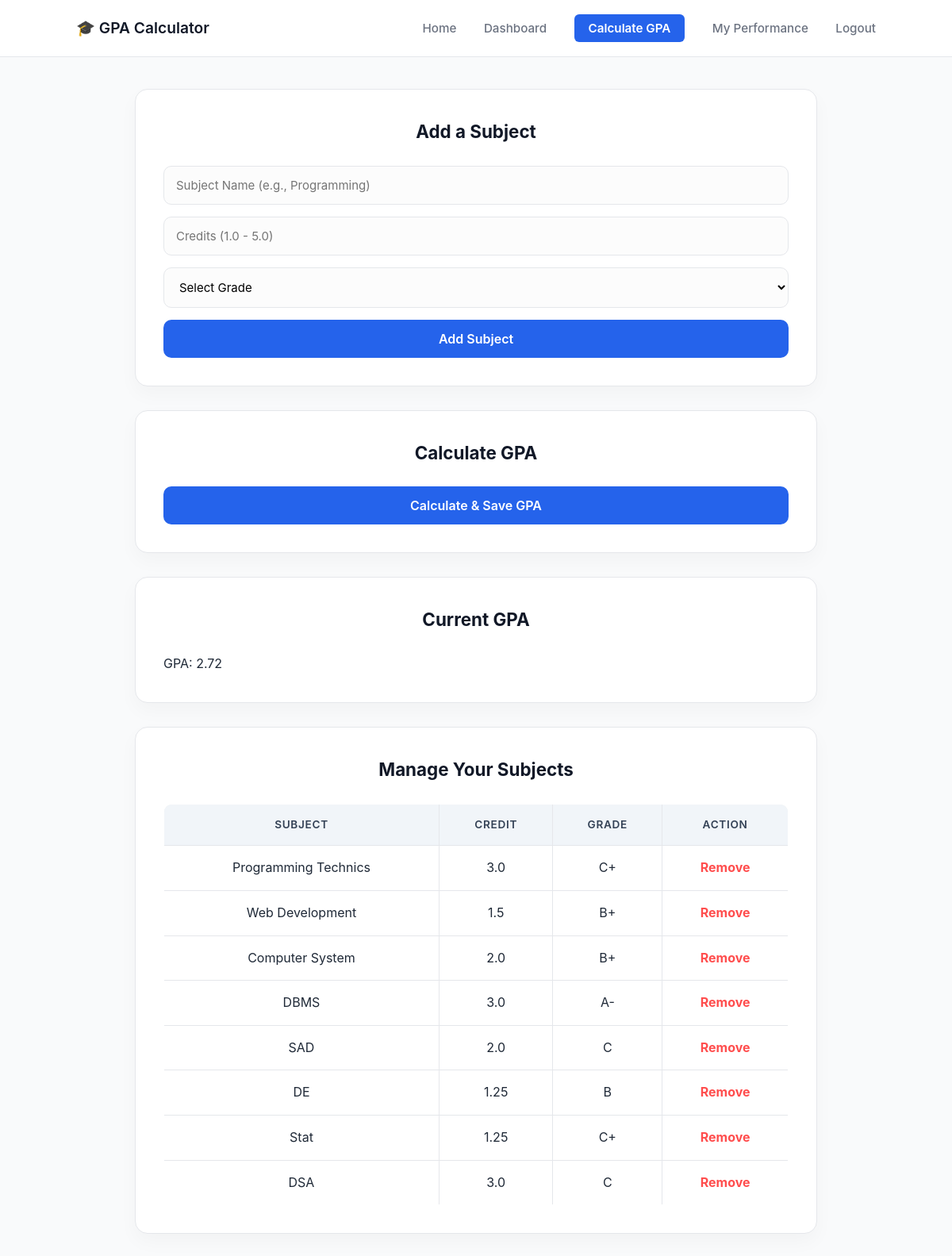
The page /gpa_calculator (signed in) on the database its author committed.
### tables this page shows
CREATE TABLE subjects (
            id INTEGER PRIMARY KEY AUTOINCREMENT,
            user_id INTEGER NOT NULL,
            subject_name TEXT NOT NULL,
            credit REAL NOT NULL,
            grade TEXT NOT NULL,
            FOREIGN KEY(user_id) REFERENCES users(id)
        );

### app.py (the view)
@app.route("/gpa_calculator", methods=["GET", "POST"])
def gpa_calculator_route():
    if "user_id" not in session:
        return redirect(url_for("login"))
    db = get_db()
    rows = db.execute(
        "SELECT id, subject_name, credit, grade FROM subjects WHERE user_id=?",
        (session["user_id"],)
    ).fetchall()
    subjects_list = [dict(row) for row in rows]
    gpa, total_credits, weak_count = calculate_gpa(subjects_list)
    if request.method == "POST":
        db.execute("UPDATE users SET gpa=? WHERE id=?", (gpa, session["user_id"]))
        db.commit()
        db.close()
        flash(f"GPA saved: {gpa}", "success")
        return redirect(url_for("gpa_calculator_route"))
    db.close()
    return render_template("gpa_calculator.html", gpa=gpa, subjects=subjects_list)

### app.py (called while the page is built)
def get_db():
    conn = sqlite3.connect(DB_FILE)
    conn.row_factory = sqlite3.Row
    return conn

def calculate_gpa(subjects):
    grade_points = {
        "A+": 4.0, "A": 4.0, "A-": 3.7,
        "B+": 3.3, "B": 3.0, "B-": 2.7,
        "C+": 2.3, "C": 2.0, "C-": 1.7,  # Added comma and C-
        "D": 1.0, "F": 0.0
    }
    total_points = 0
    total_credits = 0
    weak_count = 0
    for s in subjects:
        credit = float(s["credit"])
        gp = grade_points.get(s["grade"], 0)
        total_points += gp * credit
        total_credits += credit
        if s["grade"] in ["D", "F"]:
            weak_count += 1
    gpa = round(total_points / total_credits, 2) if total_credits else 0
    return gpa, total_credits, weak_count

### templates/gpa_calculator.html (shortened to what this page needs)
<!DOCTYPE html>
<html lang="en">
<head>
    <link rel="stylesheet" href="{{ url_for('static', filename='css/gpa_calculator.css') }}">
</head>
<body>
<header>
    <h1>🎓 GPA Calculator</h1>
    <nav>
        <a href="{{ url_for('home') }}">Home</a>
        <a href="{{ url_for('dashboard') }}">Dashboard</a>
        <a href="{{ url_for('gpa_calculator_route') }}"class=highlight>Calculate GPA</a>
        <a href="{{ url_for('student_dashboard') }}">My Performance</a>
        <a href="{{ url_for('home') }}">Logout</a>
    </nav>
</header>
<div class="container">
    <div class="card">
        <h3>Add a Subject</h3>
        <form method="POST" action="{{ url_for('add_subject') }}">
            <input type="text" name="subject_name" placeholder="Subject Name (e.g., Programming)" required>
            <input type="number" name="credit" placeholder="Credits (1.0 - 5.0)" min="1" max="5" step="0.25" required>
            <select name="grade" required>
                <option value="">Select Grade</option>
            </select>
            <button type="submit">Add Subject</button>
        </form>
    </div>
    <div class="card">
        <h3>Calculate GPA</h3>
        <form method="POST" action="{{ url_for('gpa_calculator_route') }}">
            <button type="submit">Calculate & Save GPA</button>
        </form>
    </div>
    <div class="card">
        <h3>Current GPA</h3>
        <p>GPA: {{ gpa if gpa is defined else 0.00 }}</p>
    </div>
    <div class="card">
    <h3>Manage Your Subjects</h3>
    <table border="1" style="width:100%; border-collapse: collapse; margin-top: 15px;">
        <thead>
            <tr style="background-color: #f2f2f2;">
                <th>Subject</th>
                <th>Credit</th>
                <th>Grade</th>
                <th>Action</th>
            </tr>
        </thead>
        <tbody>
            {% for s in subjects %}
            <tr>
                <td>{{ s.subject_name }}</td>
                <td>{{ s.credit }}</td>
                <td>{{ s.grade }}</td>
                <td style="text-align: center;">
                    <a href="{{ url_for('delete_subject', subject_id=s.id) }}"
                       style="color: #ff4d4d; font-weight: bold; text-decoration: none;"
                       onclick="return confirm('Are you sure you want to remove this subject?')">
                       Remove
                    </a>
                </td>
            </tr>
            {% endfor %}
        </tbody>
    </table>
</div>
</div>
</body>
</html>

### static/css/gpa_calculator.css (style rules this page uses)
:root { --primary: #111827; --accent: #2563eb; --background: #f9fafb; --card-bg: #ffffff; --text: #1f2937; --muted: #6b7280; --border: #e5e7eb; --success: #10b981; --danger: #ef4444; --slate: #334155; }
* { margin: 0; padding: 0; box-sizing: border-box; font-family: 'Inter', 'Roboto', sans-serif; }
body { background-color: var(--background); color: var(--text); line-height: 1.6; }
header { background: white; padding: 20px 8%; display: flex; justify-content: space-between; align-items: center; border-bottom: 1px solid var(--border); position: sticky; top: 0; z-index: 1000; }
header h1 { font-size: 1.2rem; font-weight: 600; color: var(--primary); }
nav a { margin-left: 30px; font-size: 0.95rem; color: var(--muted); font-weight: 500; text-decoration: none; }
nav a.highlight { background: var(--accent); color: #fff; padding: 8px 18px; border-radius: 6px; font-weight: 600; }
.container { padding: 40px 20px; max-width: 900px; margin: auto; }
.card { background-color: var(--card-bg); padding: 35px; border-radius: 16px; border: 1px solid var(--border); box-shadow: 0 10px 25px rgba(0,0,0,0.03); margin-bottom: 30px; }
.card h3 { color: var(--primary); margin-bottom: 25px; text-align: center; font-size: 1.4rem; }
form input, form select { width: 100%; padding: 14px 15px; margin-bottom: 15px; border-radius: 10px; border: 1px solid var(--border); font-size: 15px; background-color: #fcfcfc; transition: border-color 0.3s, box-shadow 0.3s; }
form button { width: 100%; padding: 14px; background-color: var(--accent); color: white; border: none; border-radius: 10px; font-weight: 600; font-size: 16px; cursor: pointer; transition: all 0.3s ease; }
table { width: 100%; border-collapse: separate; border-spacing: 0; margin-top: 20px; border-radius: 10px; overflow: hidden; border: 1px solid var(--border); }
th { background-color: #f1f5f9; color: var(--slate); font-weight: 600; font-size: 0.85rem; text-transform: uppercase; letter-spacing: 0.05em; padding: 15px; }
td { padding: 15px; text-align: center; border-top: 1px solid var(--border); background-color: var(--card-bg); }

### rows shown on the page
subjects: subject_name "Programming Technics", credit "3.0", grade "C+"
subjects: subject_name "Web Development", credit "1.5", grade "B+"
subjects: subject_name "Computer System", credit "2.0", grade "B+"
subjects: subject_name "DBMS", credit "3.0", grade "A-"
subjects: subject_name "SAD", credit "2.0", grade "C"
subjects: subject_name "DE", credit "1.25", grade "B"
subjects: subject_name "Stat", credit "1.25", grade "C+"
subjects: subject_name "DSA", credit "3.0", grade "C"

### other values the page prints
{{ gpa if gpa is defined else 0.00 }} "2.72"
